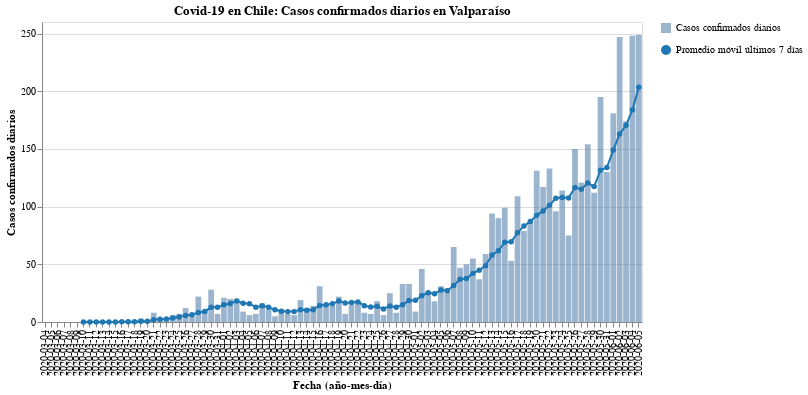

Notebook cell for this chart:
### Code cell
#hide_input
bars, line = my_cases_plot(region)
(bars + line).properties(
    title=f'Covid-19 en Chile: Casos confirmados diarios en {region}',
    width=600
)

### Figure 1 — Vega-Lite specification as saved in the notebook (floating-point values rounded to 4 significant figures)
{"config": {"view": {"continuousWidth": 400, "continuousHeight": 300}}, "layer": [{"mark": {"type": "bar", "opacity": 0.7}, "encoding": {"opacity": {"type": "nominal", "field": "Casos confirmados diarios", "legend": {"title": ""}}, "tooltip": [{"type": "nominal", "field": "Fecha"}, {"type": "quantitative", "field": "Casos confirmados"}], "x": {"type": "nominal", "axis": {"title": "Fecha (año-mes-día)"}, "field": "Fecha"}, "y": {"type": "quantitative", "axis": {"title": "Casos confirmados diarios"}, "field": "Casos confirmados"}}}, {"mark": {"type": "line", "color": "#1f77b4", "point": {"filled": true, "fill": "#1f77b4"}}, "encoding": {"shape": {"type": "nominal", "field": "Promedio móvil últimos 7 días", "legend": {"title": ""}}, "x": {"type": "nominal", "axis": {"title": "Fecha (año-mes-día)"}, "field": "Fecha"}, "y": {"type": "quantitative", "field": "Rolling"}}}], "data": {"name": "data-ca4da4542a06e7312208aa42b5ae6b3c"}, "title": "Covid-19 en Chile: Casos confirmados diarios en Valparaíso", "width": 600, "$schema": "https://vega.github.io/schema/vega-lite/v4.8.1.json", "datasets": {"data-ca4da4542a06e7312208aa42b5ae6b3c": [{"Fecha": "2020-03-04", "Casos confirmados": 0, "Rolling": null, "Casos confirmados diarios": "Casos confirmados diarios", "Promedio móvil últimos 7 días": "Promedio móvil últimos 7 días"}, {"Fecha": "2020-03-05", "Casos confirmados": 0, "Rolling": null, "Casos confirmados diarios": "Casos confirmados diarios", "Promedio móvil últimos 7 días": "Promedio móvil últimos 7 días"}, {"Fecha": "2020-03-06", "Casos confirmados": 0, "Rolling": null, "Casos confirmados diarios": "Casos confirmados diarios", "Promedio móvil últimos 7 días": "Promedio móvil últimos 7 días"}, {"Fecha": "2020-03-07", "Casos confirmados": 0, "Rolling": null, "Casos confirmados diarios": "Casos confirmados diarios", "Promedio móvil últimos 7 días": "Promedio móvil últimos 7 días"}, {"Fecha": "2020-03-08", "Casos confirmados": 0, "Rolling": null, "Casos confirmados diarios": "Casos confirmados diarios", "Promedio móvil últimos 7 días": "Promedio móvil últimos 7 días"}, {"Fecha": "2020-03-09", "Casos confirmados": 0, "Rolling": null, "Casos confirmados diarios": "Casos confirmados diarios", "Promedio móvil últimos 7 días": "Promedio móvil últimos 7 días"}, {"Fecha": "2020-03-10", "Casos confirmados": 0, "Rolling": 0.0, "Casos confirmados diarios": "Casos confirmados diarios", "Promedio móvil últimos 7 días": "Promedio móvil últimos 7 días"}, {"Fecha": "2020-03-11", "Casos confirmados": 0, "Rolling": 0.0, "Casos confirmados diarios": "Casos confirmados diarios", "Promedio móvil últimos 7 días": "Promedio móvil últimos 7 días"}, {"Fecha": "2020-03-12", "Casos confirmados": 0, "Rolling": 0.0, "Casos confirmados diarios": "Casos confirmados diarios", "Promedio móvil últimos 7 días": "Promedio móvil últimos 7 días"}, {"Fecha": "2020-03-13", "Casos confirmados": 0, "Rolling": 0.0, "Casos confirmados diarios": "Casos confirmados diarios", "Promedio móvil últimos 7 días": "Promedio móvil últimos 7 días"}, {"Fecha": "2020-03-14", "Casos confirmados": 0, "Rolling": 0.0, "Casos confirmados diarios": "Casos confirmados diarios", "Promedio móvil últimos 7 días": "Promedio móvil últimos 7 días"}, {"Fecha": "2020-03-15", "Casos confirmados": 0, "Rolling": 0.0, "Casos confirmados diarios": "Casos confirmados diarios", "Promedio móvil últimos 7 días": "Promedio móvil últimos 7 días"}, {"Fecha": "2020-03-16", "Casos confirmados": 1, "Rolling": 0.1429, "Casos confirmados diarios": "Casos confirmados diarios", "Promedio móvil últimos 7 días": "Promedio móvil últimos 7 días"}, {"Fecha": "2020-03-17", "Casos confirmados": 0, "Rolling": 0.1429, "Casos confirmados diarios": "Casos confirmados diarios", "Promedio móvil últimos 7 días": "Promedio móvil últimos 7 días"}, {"Fecha": "2020-03-18", "Casos confirmados": 0, "Rolling": 0.1429, "Casos confirmados diarios": "Casos confirmados diarios", "Promedio móvil últimos 7 días": "Promedio móvil últimos 7 días"}, {"Fecha": "2020-03-19", "Casos confirmados": 3, "Rolling": 0.5714, "Casos confirmados diarios": "Casos confirmados diarios", "Promedio móvil últimos 7 días": "Promedio móvil últimos 7 días"}, {"Fecha": "2020-03-20", "Casos confirmados": 1, "Rolling": 0.7143, "Casos confirmados diarios": "Casos confirmados diarios", "Promedio móvil últimos 7 días": "Promedio móvil últimos 7 días"}, {"Fecha": "2020-03-21", "Casos confirmados": 8, "Rolling": 1.857, "Casos confirmados diarios": "Casos confirmados diarios", "Promedio móvil últimos 7 días": "Promedio móvil últimos 7 días"}, {"Fecha": "2020-03-22", "Casos confirmados": 3, "Rolling": 2.286, "Casos confirmados diarios": "Casos confirmados diarios", "Promedio móvil últimos 7 días": "Promedio móvil últimos 7 días"}, {"Fecha": "2020-03-23", "Casos confirmados": 3, "Rolling": 2.571, "Casos confirmados diarios": "Casos confirmados diarios", "Promedio móvil últimos 7 días": "Promedio móvil últimos 7 días"}, {"Fecha": "2020-03-24", "Casos confirmados": 6, "Rolling": 3.429, "Casos confirmados diarios": "Casos confirmados diarios", "Promedio móvil últimos 7 días": "Promedio móvil últimos 7 días"}, {"Fecha": "2020-03-25", "Casos confirmados": 7, "Rolling": 4.429, "Casos confirmados diarios": "Casos confirmados diarios", "Promedio móvil últimos 7 días": "Promedio móvil últimos 7 días"}, {"Fecha": "2020-03-26", "Casos confirmados": 12, "Rolling": 5.714, "Casos confirmados diarios": "Casos confirmados diarios", "Promedio móvil últimos 7 días": "Promedio móvil últimos 7 días"}, {"Fecha": "2020-03-27", "Casos confirmados": 5, "Rolling": 6.286, "Casos confirmados diarios": "Casos confirmados diarios", "Promedio móvil últimos 7 días": "Promedio móvil últimos 7 días"}, {"Fecha": "2020-03-28", "Casos confirmados": 22, "Rolling": 8.286, "Casos confirmados diarios": "Casos confirmados diarios", "Promedio móvil últimos 7 días": "Promedio móvil últimos 7 días"}, {"Fecha": "2020-03-29", "Casos confirmados": 9, "Rolling": 9.143, "Casos confirmados diarios": "Casos confirmados diarios", "Promedio móvil últimos 7 días": "Promedio móvil últimos 7 días"}, {"Fecha": "2020-03-30", "Casos confirmados": 28, "Rolling": 12.71, "Casos confirmados diarios": "Casos confirmados diarios", "Promedio móvil últimos 7 días": "Promedio móvil últimos 7 días"}, {"Fecha": "2020-03-31", "Casos confirmados": 7, "Rolling": 12.86, "Casos confirmados diarios": "Casos confirmados diarios", "Promedio móvil últimos 7 días": "Promedio móvil últimos 7 días"}, {"Fecha": "2020-04-01", "Casos confirmados": 21, "Rolling": 14.86, "Casos confirmados diarios": "Casos confirmados diarios", "Promedio móvil últimos 7 días": "Promedio móvil últimos 7 días"}, {"Fecha": "2020-04-02", "Casos confirmados": 20, "Rolling": 16.0, "Casos confirmados diarios": "Casos confirmados diarios", "Promedio móvil últimos 7 días": "Promedio móvil últimos 7 días"}, {"Fecha": "2020-04-03", "Casos confirmados": 20, "Rolling": 18.14, "Casos confirmados diarios": "Casos confirmados diarios", "Promedio móvil últimos 7 días": "Promedio móvil últimos 7 días"}, {"Fecha": "2020-04-04", "Casos confirmados": 9, "Rolling": 16.29, "Casos confirmados diarios": "Casos confirmados diarios", "Promedio móvil últimos 7 días": "Promedio móvil últimos 7 días"}, {"Fecha": "2020-04-05", "Casos confirmados": 6, "Rolling": 15.86, "Casos confirmados diarios": "Casos confirmados diarios", "Promedio móvil últimos 7 días": "Promedio móvil últimos 7 días"}, {"Fecha": "2020-04-06", "Casos confirmados": 7, "Rolling": 12.86, "Casos confirmados diarios": "Casos confirmados diarios", "Promedio móvil últimos 7 días": "Promedio móvil últimos 7 días"}, {"Fecha": "2020-04-07", "Casos confirmados": 16, "Rolling": 14.14, "Casos confirmados diarios": "Casos confirmados diarios", "Promedio móvil últimos 7 días": "Promedio móvil últimos 7 días"}, {"Fecha": "2020-04-08", "Casos confirmados": 11, "Rolling": 12.71, "Casos confirmados diarios": "Casos confirmados diarios", "Promedio móvil últimos 7 días": "Promedio móvil últimos 7 días"}, {"Fecha": "2020-04-09", "Casos confirmados": 5, "Rolling": 10.57, "Casos confirmados diarios": "Casos confirmados diarios", "Promedio móvil últimos 7 días": "Promedio móvil últimos 7 días"}, {"Fecha": "2020-04-10", "Casos confirmados": 11, "Rolling": 9.286, "Casos confirmados diarios": "Casos confirmados diarios", "Promedio móvil últimos 7 días": "Promedio móvil últimos 7 días"}, {"Fecha": "2020-04-11", "Casos confirmados": 7, "Rolling": 9.0, "Casos confirmados diarios": "Casos confirmados diarios", "Promedio móvil últimos 7 días": "Promedio móvil últimos 7 días"}, {"Fecha": "2020-04-12", "Casos confirmados": 6, "Rolling": 9.0, "Casos confirmados diarios": "Casos confirmados diarios", "Promedio móvil últimos 7 días": "Promedio móvil últimos 7 días"}, {"Fecha": "2020-04-13", "Casos confirmados": 19, "Rolling": 10.71, "Casos confirmados diarios": "Casos confirmados diarios", "Promedio móvil últimos 7 días": "Promedio móvil últimos 7 días"}, {"Fecha": "2020-04-14", "Casos confirmados": 12, "Rolling": 10.14, "Casos confirmados diarios": "Casos confirmados diarios", "Promedio móvil últimos 7 días": "Promedio móvil últimos 7 días"}, {"Fecha": "2020-04-15", "Casos confirmados": 14, "Rolling": 10.57, "Casos confirmados diarios": "Casos confirmados diarios", "Promedio móvil últimos 7 días": "Promedio móvil últimos 7 días"}, {"Fecha": "2020-04-16", "Casos confirmados": 31, "Rolling": 14.29, "Casos confirmados diarios": "Casos confirmados diarios", "Promedio móvil últimos 7 días": "Promedio móvil últimos 7 días"}, {"Fecha": "2020-04-17", "Casos confirmados": 15, "Rolling": 14.86, "Casos confirmados diarios": "Casos confirmados diarios", "Promedio móvil últimos 7 días": "Promedio móvil últimos 7 días"}, {"Fecha": "2020-04-18", "Casos confirmados": 14, "Rolling": 15.86, "Casos confirmados diarios": "Casos confirmados diarios", "Promedio móvil últimos 7 días": "Promedio móvil últimos 7 días"}, {"Fecha": "2020-04-19", "Casos confirmados": 22, "Rolling": 18.14, "Casos confirmados diarios": "Casos confirmados diarios", "Promedio móvil últimos 7 días": "Promedio móvil últimos 7 días"}, {"Fecha": "2020-04-20", "Casos confirmados": 7, "Rolling": 16.43, "Casos confirmados diarios": "Casos confirmados diarios", "Promedio móvil últimos 7 días": "Promedio móvil últimos 7 días"}, {"Fecha": "2020-04-21", "Casos confirmados": 15, "Rolling": 16.86, "Casos confirmados diarios": "Casos confirmados diarios", "Promedio móvil últimos 7 días": "Promedio móvil últimos 7 días"}, {"Fecha": "2020-04-22", "Casos confirmados": 18, "Rolling": 17.43, "Casos confirmados diarios": "Casos confirmados diarios", "Promedio móvil últimos 7 días": "Promedio móvil últimos 7 días"}, {"Fecha": "2020-04-23", "Casos confirmados": 8, "Rolling": 14.14, "Casos confirmados diarios": "Casos confirmados diarios", "Promedio móvil últimos 7 días": "Promedio móvil últimos 7 días"}, {"Fecha": "2020-04-24", "Casos confirmados": 7, "Rolling": 13.0, "Casos confirmados diarios": "Casos confirmados diarios", "Promedio móvil últimos 7 días": "Promedio móvil últimos 7 días"}, {"Fecha": "2020-04-25", "Casos confirmados": 18, "Rolling": 13.57, "Casos confirmados diarios": "Casos confirmados diarios", "Promedio móvil últimos 7 días": "Promedio móvil últimos 7 días"}, {"Fecha": "2020-04-26", "Casos confirmados": 6, "Rolling": 11.29, "Casos confirmados diarios": "Casos confirmados diarios", "Promedio móvil últimos 7 días": "Promedio móvil últimos 7 días"}, {"Fecha": "2020-04-27", "Casos confirmados": 25, "Rolling": 13.86, "Casos confirmados diarios": "Casos confirmados diarios", "Promedio móvil últimos 7 días": "Promedio móvil últimos 7 días"}, {"Fecha": "2020-04-28", "Casos confirmados": 8, "Rolling": 12.86, "Casos confirmados diarios": "Casos confirmados diarios", "Promedio móvil últimos 7 días": "Promedio móvil últimos 7 días"}, {"Fecha": "2020-04-29", "Casos confirmados": 33, "Rolling": 15.0, "Casos confirmados diarios": "Casos confirmados diarios", "Promedio móvil últimos 7 días": "Promedio móvil últimos 7 días"}, {"Fecha": "2020-04-30", "Casos confirmados": 33, "Rolling": 18.57, "Casos confirmados diarios": "Casos confirmados diarios", "Promedio móvil últimos 7 días": "Promedio móvil últimos 7 días"}, {"Fecha": "2020-05-01", "Casos confirmados": 9, "Rolling": 18.86, "Casos confirmados diarios": "Casos confirmados diarios", "Promedio móvil últimos 7 días": "Promedio móvil últimos 7 días"}, {"Fecha": "2020-05-02", "Casos confirmados": 46, "Rolling": 22.86, "Casos confirmados diarios": "Casos confirmados diarios", "Promedio móvil últimos 7 días": "Promedio móvil últimos 7 días"}, {"Fecha": "2020-05-03", "Casos confirmados": 24, "Rolling": 25.43, "Casos confirmados diarios": "Casos confirmados diarios", "Promedio móvil últimos 7 días": "Promedio móvil últimos 7 días"}, {"Fecha": "2020-05-04", "Casos confirmados": 18, "Rolling": 24.43, "Casos confirmados diarios": "Casos confirmados diarios", "Promedio móvil últimos 7 días": "Promedio móvil últimos 7 días"}, {"Fecha": "2020-05-05", "Casos confirmados": 31, "Rolling": 27.71, "Casos confirmados diarios": "Casos confirmados diarios", "Promedio móvil últimos 7 días": "Promedio móvil últimos 7 días"}, {"Fecha": "2020-05-06", "Casos confirmados": 29, "Rolling": 27.14, "Casos confirmados diarios": "Casos confirmados diarios", "Promedio móvil últimos 7 días": "Promedio móvil últimos 7 días"}, {"Fecha": "2020-05-07", "Casos confirmados": 65, "Rolling": 31.71, "Casos confirmados diarios": "Casos confirmados diarios", "Promedio móvil últimos 7 días": "Promedio móvil últimos 7 días"}, {"Fecha": "2020-05-08", "Casos confirmados": 47, "Rolling": 37.14, "Casos confirmados diarios": "Casos confirmados diarios", "Promedio móvil últimos 7 días": "Promedio móvil últimos 7 días"}, {"Fecha": "2020-05-09", "Casos confirmados": 50, "Rolling": 37.71, "Casos confirmados diarios": "Casos confirmados diarios", "Promedio móvil últimos 7 días": "Promedio móvil últimos 7 días"}, {"Fecha": "2020-05-10", "Casos confirmados": 55, "Rolling": 42.14, "Casos confirmados diarios": "Casos confirmados diarios", "Promedio móvil últimos 7 días": "Promedio móvil últimos 7 días"}, {"Fecha": "2020-05-11", "Casos confirmados": 37, "Rolling": 44.86, "Casos confirmados diarios": "Casos confirmados diarios", "Promedio móvil últimos 7 días": "Promedio móvil últimos 7 días"}, {"Fecha": "2020-05-12", "Casos confirmados": 59, "Rolling": 48.86, "Casos confirmados diarios": "Casos confirmados diarios", "Promedio móvil últimos 7 días": "Promedio móvil últimos 7 días"}, {"Fecha": "2020-05-13", "Casos confirmados": 94, "Rolling": 58.14, "Casos confirmados diarios": "Casos confirmados diarios", "Promedio móvil últimos 7 días": "Promedio móvil últimos 7 días"}, {"Fecha": "2020-05-14", "Casos confirmados": 90, "Rolling": 61.71, "Casos confirmados diarios": "Casos confirmados diarios", "Promedio móvil últimos 7 días": "Promedio móvil últimos 7 días"}, {"Fecha": "2020-05-15", "Casos confirmados": 99, "Rolling": 69.14, "Casos confirmados diarios": "Casos confirmados diarios", "Promedio móvil últimos 7 días": "Promedio móvil últimos 7 días"}, {"Fecha": "2020-05-16", "Casos confirmados": 53, "Rolling": 69.57, "Casos confirmados diarios": "Casos confirmados diarios", "Promedio móvil últimos 7 días": "Promedio móvil últimos 7 días"}, {"Fecha": "2020-05-17", "Casos confirmados": 109, "Rolling": 77.29, "Casos confirmados diarios": "Casos confirmados diarios", "Promedio móvil últimos 7 días": "Promedio móvil últimos 7 días"}, {"Fecha": "2020-05-18", "Casos confirmados": 79, "Rolling": 83.29, "Casos confirmados diarios": "Casos confirmados diarios", "Promedio móvil últimos 7 días": "Promedio móvil últimos 7 días"}, {"Fecha": "2020-05-19", "Casos confirmados": 86, "Rolling": 87.14, "Casos confirmados diarios": "Casos confirmados diarios", "Promedio móvil últimos 7 días": "Promedio móvil últimos 7 días"}, {"Fecha": "2020-05-20", "Casos confirmados": 131, "Rolling": 92.43, "Casos confirmados diarios": "Casos confirmados diarios", "Promedio móvil últimos 7 días": "Promedio móvil últimos 7 días"}, {"Fecha": "2020-05-21", "Casos confirmados": 117, "Rolling": 96.29, "Casos confirmados diarios": "Casos confirmados diarios", "Promedio móvil últimos 7 días": "Promedio móvil últimos 7 días"}, {"Fecha": "2020-05-22", "Casos confirmados": 133, "Rolling": 101.1, "Casos confirmados diarios": "Casos confirmados diarios", "Promedio móvil últimos 7 días": "Promedio móvil últimos 7 días"}, {"Fecha": "2020-05-23", "Casos confirmados": 96, "Rolling": 107.3, "Casos confirmados diarios": "Casos confirmados diarios", "Promedio móvil últimos 7 días": "Promedio móvil últimos 7 días"}, {"Fecha": "2020-05-24", "Casos confirmados": 114, "Rolling": 108.0, "Casos confirmados diarios": "Casos confirmados diarios", "Promedio móvil últimos 7 días": "Promedio móvil últimos 7 días"}, {"Fecha": "2020-05-25", "Casos confirmados": 75, "Rolling": 107.4, "Casos confirmados diarios": "Casos confirmados diarios", "Promedio móvil últimos 7 días": "Promedio móvil últimos 7 días"}, {"Fecha": "2020-05-26", "Casos confirmados": 150, "Rolling": 116.6, "Casos confirmados diarios": "Casos confirmados diarios", "Promedio móvil últimos 7 días": "Promedio móvil últimos 7 días"}, {"Fecha": "2020-05-27", "Casos confirmados": 121, "Rolling": 115.1, "Casos confirmados diarios": "Casos confirmados diarios", "Promedio móvil últimos 7 días": "Promedio móvil últimos 7 días"}, {"Fecha": "2020-05-28", "Casos confirmados": 154, "Rolling": 120.4, "Casos confirmados diarios": "Casos confirmados diarios", "Promedio móvil últimos 7 días": "Promedio móvil últimos 7 días"}, {"Fecha": "2020-05-29", "Casos confirmados": 112, "Rolling": 117.4, "Casos confirmados diarios": "Casos confirmados diarios", "Promedio móvil últimos 7 días": "Promedio móvil últimos 7 días"}, {"Fecha": "2020-05-30", "Casos confirmados": 195, "Rolling": 131.6, "Casos confirmados diarios": "Casos confirmados diarios", "Promedio móvil últimos 7 días": "Promedio móvil últimos 7 días"}, {"Fecha": "2020-05-31", "Casos confirmados": 130, "Rolling": 133.9, "Casos confirmados diarios": "Casos confirmados diarios", "Promedio móvil últimos 7 días": "Promedio móvil últimos 7 días"}, {"Fecha": "2020-06-01", "Casos confirmados": 181, "Rolling": 149.0, "Casos confirmados diarios": "Casos confirmados diarios", "Promedio móvil últimos 7 días": "Promedio móvil últimos 7 días"}, {"Fecha": "2020-06-02", "Casos confirmados": 247, "Rolling": 162.9, "Casos confirmados diarios": "Casos confirmados diarios", "Promedio móvil últimos 7 días": "Promedio móvil últimos 7 días"}, {"Fecha": "2020-06-03", "Casos confirmados": 174, "Rolling": 170.4, "Casos confirmados diarios": "Casos confirmados diarios", "Promedio móvil últimos 7 días": "Promedio móvil últimos 7 días"}, {"Fecha": "2020-06-04", "Casos confirmados": 248, "Rolling": 183.9, "Casos confirmados diarios": "Casos confirmados diarios", "Promedio móvil últimos 7 días": "Promedio móvil últimos 7 días"}, {"Fecha": "2020-06-05", "Casos confirmados": 249, "Rolling": 203.4, "Casos confirmados diarios": "Casos confirmados diarios", "Promedio móvil últimos 7 días": "Promedio móvil últimos 7 días"}]}}
